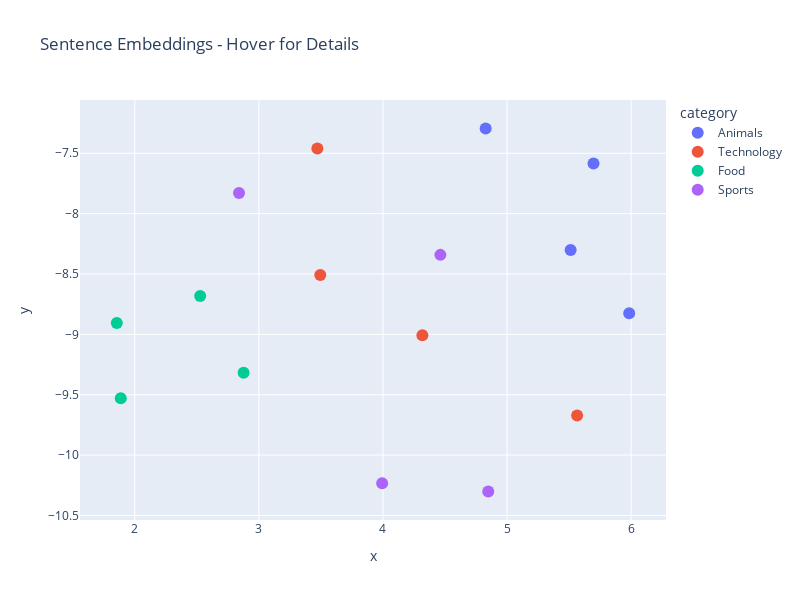

This figure's notebook cell:
### Markdown cell above
## 4. Interactive Visualization (Bonus)

Let's make it interactive so you can hover over points to see the sentences.

### Code cell
# Create DataFrame for Plotly
df = pd.DataFrame({
    'x': embeddings_2d[:, 0],
    'y': embeddings_2d[:, 1],
    'sentence': sentences,
    'category': labels
})

# Interactive plot
fig = px.scatter(
    df, 
    x='x', 
    y='y',
    color='category',
    hover_data=['sentence'],
    title='Sentence Embeddings - Hover for Details',
    width=800,
    height=600
)

fig.update_traces(marker=dict(size=12))
fig.show()

### Figure 1 — Plotly figure (JSON) as saved in the notebook; plotly's stock layout.template omitted (floating-point values rounded to 4 significant figures)
{"data": [{"customdata": [["The cat sat on the mat."], ["Dogs are loyal companions."], ["My pet hamster runs on a wheel."], ["Birds fly south for the winter."]], "hovertemplate": "category=Animals<br>x=%{x}<br>y=%{y}<br>sentence=%{customdata[0]}<extra></extra>", "legendgroup": "Animals", "marker": {"color": "#636efa", "size": 12, "symbol": "circle"}, "mode": "markers", "name": "Animals", "orientation": "v", "showlegend": true, "type": "scatter", "x": [5.984, 5.697, 5.512, 4.827], "xaxis": "x", "y": [-8.826, -7.585, -8.301, -7.295], "yaxis": "y"}, {"customdata": [["Python is a popular programming language."], ["Machine learning models need lots of data."], ["The server crashed unexpectedly last night."], ["Docker containers simplify deployment."]], "hovertemplate": "category=Technology<br>x=%{x}<br>y=%{y}<br>sentence=%{customdata[0]}<extra></extra>", "legendgroup": "Technology", "marker": {"color": "#EF553B", "size": 12, "symbol": "circle"}, "mode": "markers", "name": "Technology", "orientation": "v", "showlegend": true, "type": "scatter", "x": [3.495, 4.317, 5.565, 3.471], "xaxis": "x", "y": [-8.508, -9.008, -9.673, -7.46], "yaxis": "y"}, {"customdata": [["I love eating pizza on Fridays."], ["Fresh vegetables are good for health."], ["The chef prepared a delicious meal."], ["Coffee keeps me awake in the morning."]], "hovertemplate": "category=Food<br>x=%{x}<br>y=%{y}<br>sentence=%{customdata[0]}<extra></extra>", "legendgroup": "Food", "marker": {"color": "#00cc96", "size": 12, "symbol": "circle"}, "mode": "markers", "name": "Food", "orientation": "v", "showlegend": true, "type": "scatter", "x": [2.527, 1.855, 1.887, 2.877], "xaxis": "x", "y": [-8.682, -8.907, -9.529, -9.318], "yaxis": "y"}, {"customdata": [["The basketball game was exciting."], ["Running a marathon requires training."], ["Swimming is great exercise."], ["The soccer team won the championship."]], "hovertemplate": "category=Sports<br>x=%{x}<br>y=%{y}<br>sentence=%{customdata[0]}<extra></extra>", "legendgroup": "Sports", "marker": {"color": "#ab63fa", "size": 12, "symbol": "circle"}, "mode": "markers", "name": "Sports", "orientation": "v", "showlegend": true, "type": "scatter", "x": [3.993, 4.462, 2.84, 4.848], "xaxis": "x", "y": [-10.23, -8.341, -7.829, -10.3], "yaxis": "y"}], "layout": {"height": 600, "legend": {"title": {"text": "category"}, "tracegroupgap": 0}, "title": {"text": "Sentence Embeddings - Hover for Details"}, "width": 800, "xaxis": {"anchor": "y", "domain": [0, 1], "title": {"text": "x"}}, "yaxis": {"anchor": "x", "domain": [0, 1], "title": {"text": "y"}}}}
